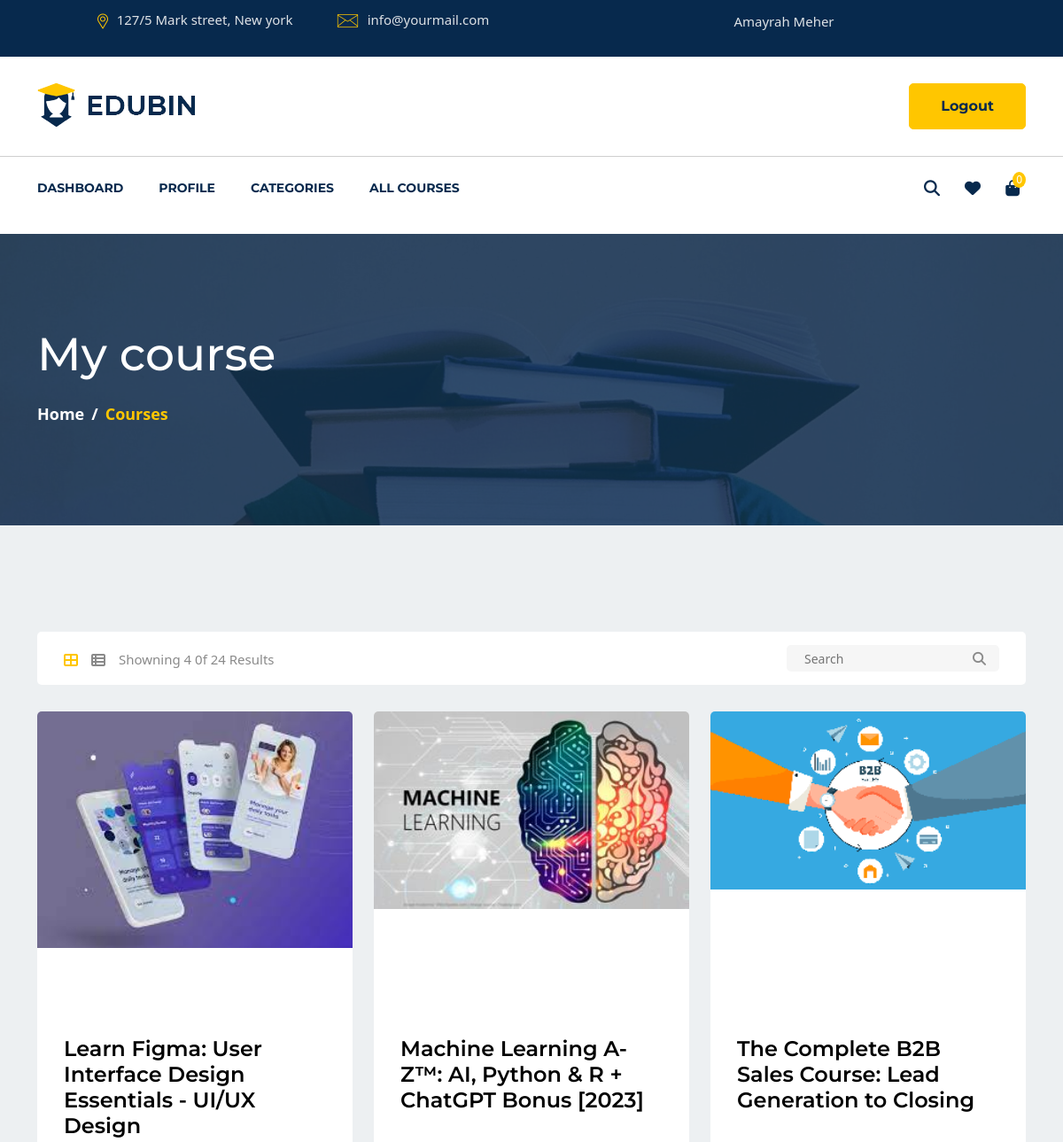
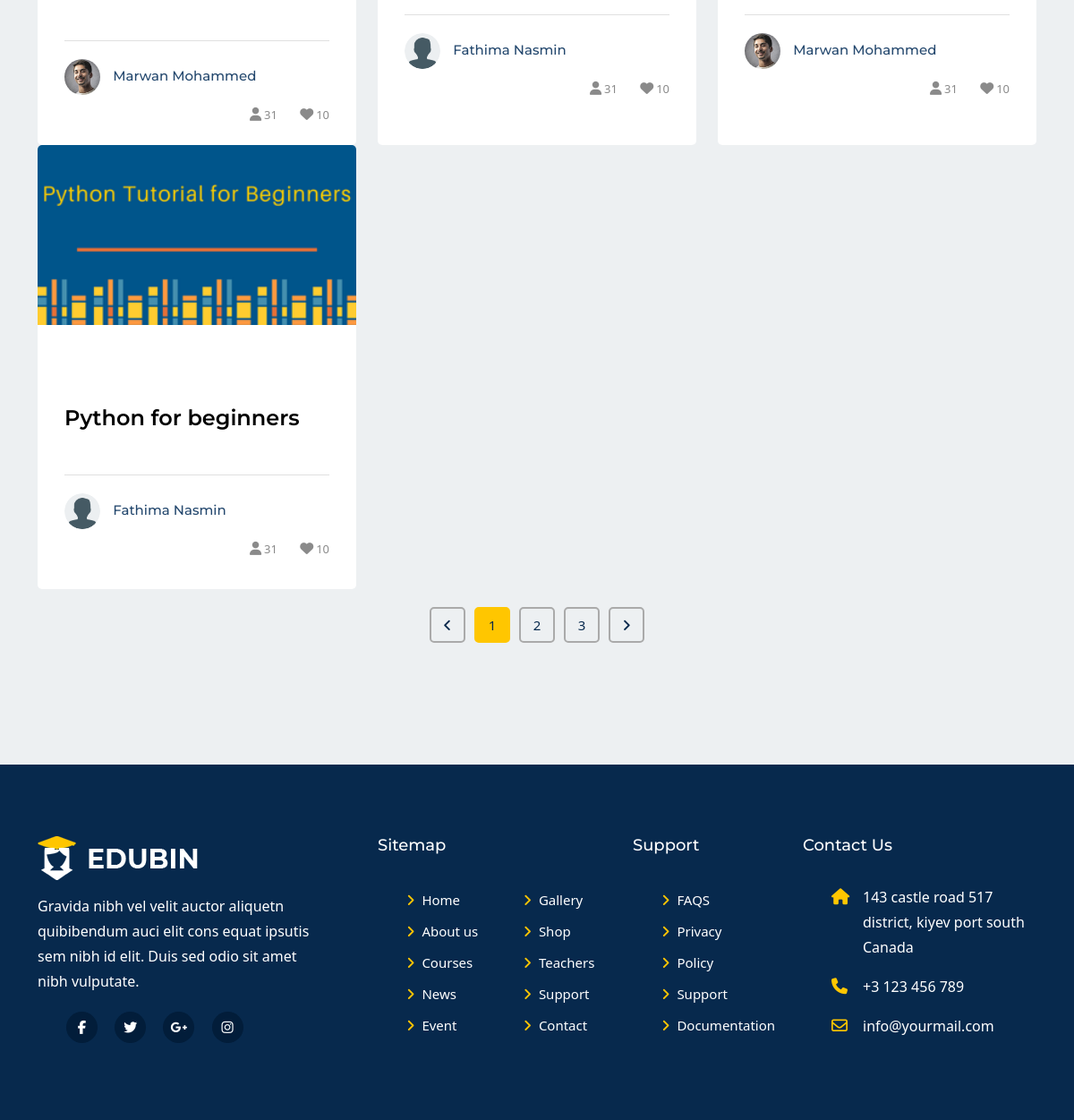
Page /user/my-course/ (signed in) on the committed database (2 pictures, top to bottom).
### user/models.py (models this page shows, shortened)
class User(AbstractUser):
    username = models.CharField(_("Username"), max_length=150)
    email = models.EmailField(_("email address"), unique=True)
    USERNAME_FIELD = "email"
    REQUIRED_FIELDS = []
    objects = CustomUserManager()
    @property
    def full_name(self):
        return f"{self.first_name} {self.last_name}"

class Instructor(models.Model):
    instructor = models.OneToOneField(
        User, on_delete=models.CASCADE, primary_key=True)
    profile_image = models.ImageField(
        null=True, blank=True, upload_to="profile_pictures/instructor/")
    about_me = models.TextField(null=True, blank=True)
    designation = models.CharField(null=True, blank=True, max_length=100)
    @property
    def profile_image_url(self):
        if self.profile_image and hasattr(self.profile_image, 'url'):
            return self.profile_image.url
        else:
            return "/static/images/profile/user.png"

### student/models.py (models this page shows)
class EnrolledCourses(models.Model):
    course = models.ForeignKey(
        "instructor.Course", on_delete=models.CASCADE)
    student = models.ForeignKey(
        Student, on_delete=models.CASCADE)
    def __str__(self):
        return f"Course Enrolled {self.course.title}-{self.student}"
    class Meta:
        unique_together = ('course', 'student')

### instructor/models.py (models this page shows, shortened)
class Course(models.Model):
    STATUS = (
        ('PUBLISH', 'PUBLISH'),
        ('DRAFT', 'DRAFT'),
    )
    title = models.CharField(max_length=300)
    description = models.TextField()
    created_at = models.DateField(auto_now_add=True)
    featured_image = models.ImageField(
        upload_to='course/featured_images/', null=True, blank=True)
    price = models.IntegerField(
        null=True, default=0, blank=True)
    discount = models.IntegerField(null=True, blank=True)
    slug = models.SlugField(unique=True, null=True,
                            blank=True, max_length=300)
    status = models.CharField(choices=STATUS, max_length=100, null=True)
    author = models.ForeignKey("user.Instructor", on_delete=models.CASCADE)
    category = models.ForeignKey(
        Category, on_delete=models.CASCADE)
    level = models.ForeignKey(Level, on_delete=models.CASCADE)

### user/views.py (the view)
# urls.py: path('my-course/', user_view.my_course, name='my-course'),
@login_required
def my_course(request):
    user = request.user
    my_courses = EnrolledCourses.objects.filter(student=user.student)
    context = {
        'my_courses': my_courses,
    }
    print(context)
    for course in my_courses:
        print(course)
    return render(request, 'user/my_course.html', context)

### user/context_processor.py (called while the page is built)
def common_context(request):
    context = {}
    categories = Category.objects.all()
    courses = Course.objects.filter(status='PUBLISH').all()
    context['categories'] = categories
    context['courses'] = courses
    return context

def student_cart_count(request):
    if request.path.startswith('/admin/'):
        return {}
    if request.path.startswith('/instructor/'):
        return {}
    if request.user.is_authenticated:
        no_of_items_cart = Cart.objects.filter(student=request.user.student).count()
        return {'count' : no_of_items_cart }
    return {}

### user/models.py (called while the page is built)
    def __str__(self):
        return f"Student {self.student.first_name}"

### user/templates/user/my_course.html (shortened to what this page needs)
{% extends 'lms_main/base.html' %}
{% load static %}
{% load course_tags %}
{% block navbar %}
{% include 'lms_main/components/navbar.html' %}
{% endblock %}
{% block main %}
<section id="page-banner" class="pt-105 pb-110 bg_cover" data-overlay="8"
    style="background-image: url('{% static 'images/page-banner-2.jpg' %}')">
    <div class="container">
        <div class="row">
            <div class="col-lg-12">
                <div class="page-banner-cont">
                    <h2>My course</h2>
                    <nav aria-label="breadcrumb">
                        <ol class="breadcrumb">
                            <li class="breadcrumb-item"><a href="#">Home</a></li>
                            <li class="breadcrumb-item active" aria-current="page">Courses</li>
                        </ol>
                    </nav>
                </div>
            </div>
        </div>
    </div>
</section>
<section id="courses-part" class="pt-120 pb-120 gray-bg">
    <div class="container">
        <div class="row">
            <div class="col-lg-12">
                {% include 'lms_main/components/showing_results.html' %}
            </div>
        </div>
        <div class="tab-content" id="myTabContent">
            <div class="tab-pane fade show active" id="courses-grid" role="tabpanel" aria-labelledby="courses-grid-tab">
                <div class="row">
                    {% for course in my_courses %}
                    <div class="col-lg-4 col-md-6">
                        <div class="singel-course mt-30" style="height: 100%;">
                            <div class="thum h-50">
                                <div class="image">
                                    <img src="{{ course.course.featured_image.url }}" alt="Course" class="h-100 object-fit-fill">
                                </div>
                            </div>
                            <div class="cont">
                                <a href="courses-singel.html">
                                    <h4>{{ course.course.title }}</h4>
                                </a>
                                <div class="course-teacher">
                                    <div class="thum">
                                        <a href="#"><img src="{{ course.course.author.profile_image_url }}" alt="teacher"></a>
                                    </div>
                                    <div class="name">
                                        <a href="#">
                                            <h6>{{ course.course.author.instructor.full_name }}</h6>
                                        </a>
                                    </div>
                                    <div class="admin">
                                        <ul>
                                            <li><a href="#"><i class="fa fa-user"></i><span>31</span></a></li>
                                            <li><a href="#"><i class="fa fa-heart"></i><span>10</span></a></li>
                                        </ul>
                                    </div>
                                </div>
                            </div>
                        </div>
                    </div>
                    {% endfor %}
                </div>
            </div>
        </div>
        <div class="row">
            <div class="col-lg-12">
                <nav class="courses-pagination mt-50">
                    <ul class="pagination justify-content-center">
                        <li class="page-item">
                            <a href="#" aria-label="Previous">
                                <i class="fa fa-angle-left"></i>
                            </a>
                        </li>
                        <li class="page-item"><a class="active" href="#">1</a></li>
                        <li class="page-item"><a href="#">2</a></li>
                        <li class="page-item"><a href="#">3</a></li>
                        <li class="page-item">
                            <a href="#" aria-label="Next">
                                <i class="fa fa-angle-right"></i>
                            </a>
                        </li>
                    </ul>
                </nav>
            </div>
        </div>
    </div>
</section>
{% include 'lms_main/components/footer.html' %}
{% endblock %}

### lms_main/templates/lms_main/components/navbar.html (shortened to what this page needs)
{% load static %}
<header id="header-part">
    <div class="header-top d-none d-lg-block">
        <div class="container">
            <div class="row">
                <div class="col-lg-6">
                    <div class="header-contact text-lg-left text-center">
                        <ul>
                            <li><img src="{% static 'images/all-icon/map.png' %}" alt="icon"><span>127/5 Mark street, New york</span>
                            </li>
                            <li><img src="{% static 'images/all-icon/email.png' %}" alt="icon"><span>info@yourmail.com</span></li>
                        </ul>
                    </div>
                </div>
                {% if user.is_authenticated %}
                <div class="col-lg-6">
                    <div class="header-opening-time text-lg-right text-center">
                        <p>{{ user.full_name }}</p>
                    </div>
                </div>
                {% endif %}
            </div>
        </div>
    </div>
    <div class="header-logo-support pt-30 pb-30">
        <div class="container">
            <div class="row">
                <div class="col-lg-4 col-md-4">
                    <div class="logo">
                        <a href="{% url 'lms_main:home' %}">
                            <img src="{% static 'images/logo.png' %}" alt="Logo">
                        </a>
                    </div>
                </div>
                <div class="col-lg-8 col-md-8">
                    <div class="support-button float-right d-none d-md-block">
                        {% if user.is_authenticated %}
                        <div class="button float-left">
                            <a href="{% url 'user:logout-user' %}" class="main-btn">Logout</a>
                        </div>
                        {% endif %}
                    </div>
                </div>
            </div>
        </div>
    </div>
{% if user.is_authenticated %}
    {% if user.student %}
    <div class="navigation">
        <div class="container">
            <div class="row">
                <div class="col-lg-10 col-md-10 col-sm-9 col-8">
                    <nav class="navbar navbar-expand-lg">
                        <div class="collapse navbar-collapse sub-menu-bar" id="navbarSupportedContent">
                            <ul class="navbar-nav mr-auto">
                                <li class="nav-item">
                                    <a href="{% url 'user:dashboard' %}">Dashboard</a>
                                </li>
                                <li class="nav-item">
                                    <a href="{% url 'user:update-profile' %}">Profile</a>
                                </li>
                                <li class="nav-item">
                                    <a href="#">Categories</a>
                                </li>
                                <li class="nav-item">
                                    <a href="{% url 'lms_main:course-lists' %}">all courses</a>
                                </li>
                            </ul>
                        </div>
                    </nav>
                </div>
                {% if request.user %}
                <div class="col-lg-2 col-md-2 col-sm-3 col-4">
                    <div class="right-icon text-right">
                        <ul>
                            <li><a href="#" id="search"><i class="fa fa-search"></i></a></li>
                            <li><a href="{% url 'lms_main:save-for-later' %}" id=""><i class="fa-solid fa-heart"></i></a></li>
                            <li><a href="{% url 'lms_main:shopping-cart' %}"><i class="fa fa-shopping-bag"></i><span>{{count}}</span></a></li>
                        </ul>
                    </div>
                </div>
                {% endif %}
            </div>
        </div>
    </div>
    {% endif %}
                {% endif %}
</header>

### static/css/default.css (style rules this page uses)
.mt-30 { margin-top: 30px; }
.mt-50 { margin-top: 50px; }
.pt-30 { padding-top: 30px; }
.pt-105 { padding-top: 105px; }
.pt-120 { padding-top: 120px; }
.pb-30 { padding-bottom: 30px; }
.pb-110 { padding-bottom: 110px; }
.pb-120 { padding-bottom: 120px; }
.gray-bg { background: #edf0f2; }
[data-overlay] { position: relative; }
[data-overlay]::before { background: #07294d none repeat scroll 0 0; content: ""; height: 100%; left: 0; position: absolute; top: 0; width: 100%; z-index: 1; }
[data-overlay="8"]::before { opacity: 0.8; }

### rows in the picture
User: full_name "Amayrah Meher"
EnrolledCourses: course.featured_image (picture), course "Learn Figma: User Interface Design Essentials - UI/UX Design", course.author.profile_image_url (picture), course.author.instructor.full_name "Marwan Mohammed"
EnrolledCourses: course.featured_image (picture), course "Machine Learning A-Z™: AI, Python & R + ChatGPT Bonus [2023]", course.author.instructor.full_name "Fathima Nasmin"
EnrolledCourses: course.featured_image (picture), course "The Complete B2B Sales Course: Lead Generation to Closing", course.author.profile_image_url (picture), course.author.instructor.full_name "Marwan Mohammed"
EnrolledCourses: course.featured_image (picture), course "Python for beginners", course.author.instructor.full_name "Fathima Nasmin"

### other values in the picture
{{ count }} "0"
